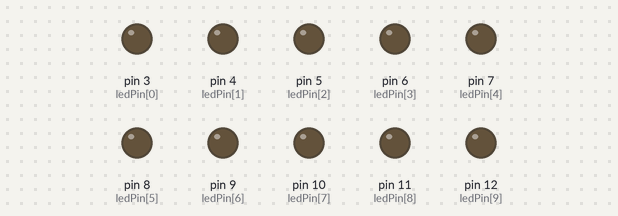
A sketch run on a simulated Arduino Uno, built with avr-gcc and run on an emulated ATmega328P. Shown: output pins drawn as LEDs (lit = HIGH).

Above: at 0.03 s.
At 0.42 s:
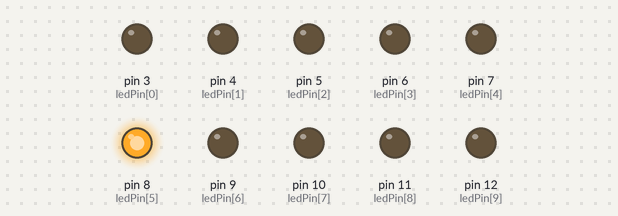
At 0.75 s:
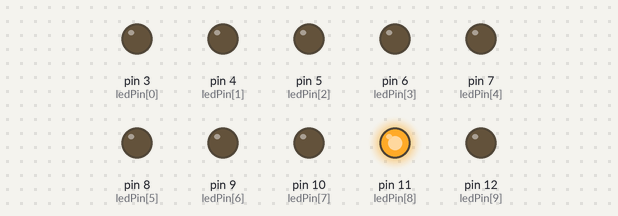
At 1.48 s:
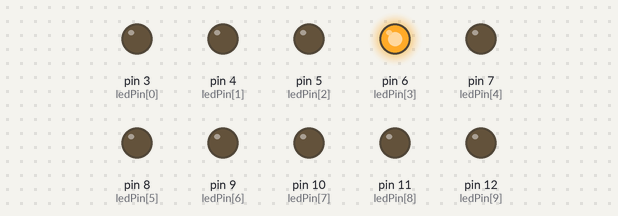
At 2.21 s:
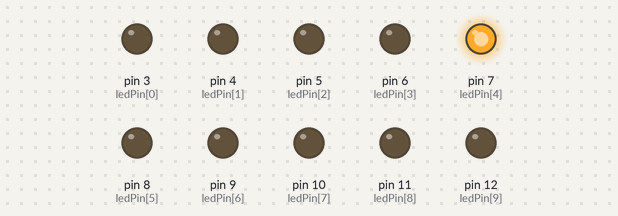
At 2.93 s:
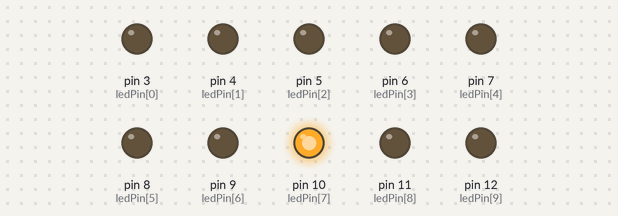
Timing chart, 0 to 3.2 s (numbered marks = the images above):
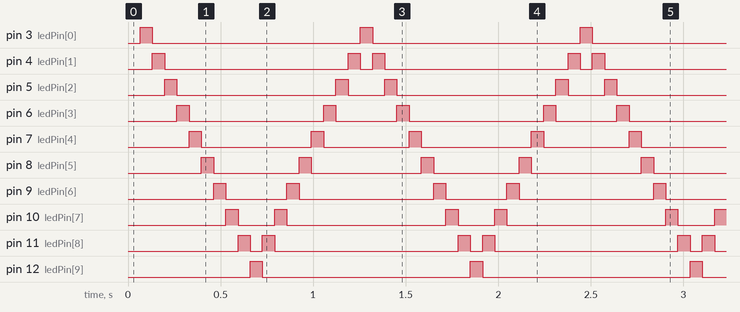

Measured:
- by itself, pin 3 (ledPin[0]), pin 12 (ledPin[9]): alternates HIGH for 0.07 s and LOW for 1.1 s
- by itself, pin 4 (ledPin[1]): repeats every 1.2 s: LOW 0.99 s, HIGH 0.07 s, LOW 0.07 s, HIGH 0.07 s
- by itself, pin 5 (ledPin[2]): repeats every 1.2 s: LOW 0.86 s, HIGH 0.07 s, LOW 0.20 s, HIGH 0.07 s
- by itself, pin 6 (ledPin[3]): repeats every 1.2 s: LOW 0.73 s, HIGH 0.07 s, LOW 0.33 s, HIGH 0.07 s
- by itself, pin 7 (ledPin[4]): repeats every 1.2 s: LOW 0.59 s, HIGH 0.07 s, LOW 0.46 s, HIGH 0.07 s
- by itself, pin 8 (ledPin[5]): repeats every 1.2 s: LOW 0.46 s, HIGH 0.07 s, LOW 0.59 s, HIGH 0.07 s
- by itself, pin 9 (ledPin[6]): repeats every 1.2 s: LOW 0.33 s, HIGH 0.07 s, LOW 0.73 s, HIGH 0.07 s
- by itself, pin 10 (ledPin[7]): repeats every 1.2 s: LOW 0.20 s, HIGH 0.07 s, LOW 0.86 s, HIGH 0.07 s

The sketch:

LedChaseEffect.ino
```cpp
// Project 5 - LED Chase effect

byte ledPin[] = { 3, 4, 5, 6, 7, 8, 9, 10, 11, 12}; // Create array for LED pins
int ledDelay(65);  // delay between changes
int direction = 1;
int currentLED = 0;
unsigned long changeTime;

void setup(){
  for (int x=0; x<10; x++){   //set all pins to output
    pinMode( ledPin[x], OUTPUT);
  }
  changeTime = millis();
}

void loop(){
  if((millis() - changeTime) > ledDelay) {  // if it has been ledDelay ms since last change
    changeLED();
    changeTime = millis();
  }
}

void changeLED() {
  for (int x=0; x<10; x++){   // turn off all LED's
    digitalWrite( ledPin[x], LOW);
  }
  digitalWrite( ledPin[currentLED], HIGH);   // turn on the current LED
  currentLED += direction;    // increment by the direction value
  // change direction if we reach the end
  if (currentLED == 9) { direction = -1;}
  if (currentLED == 0) { direction = 1;}
}
```
